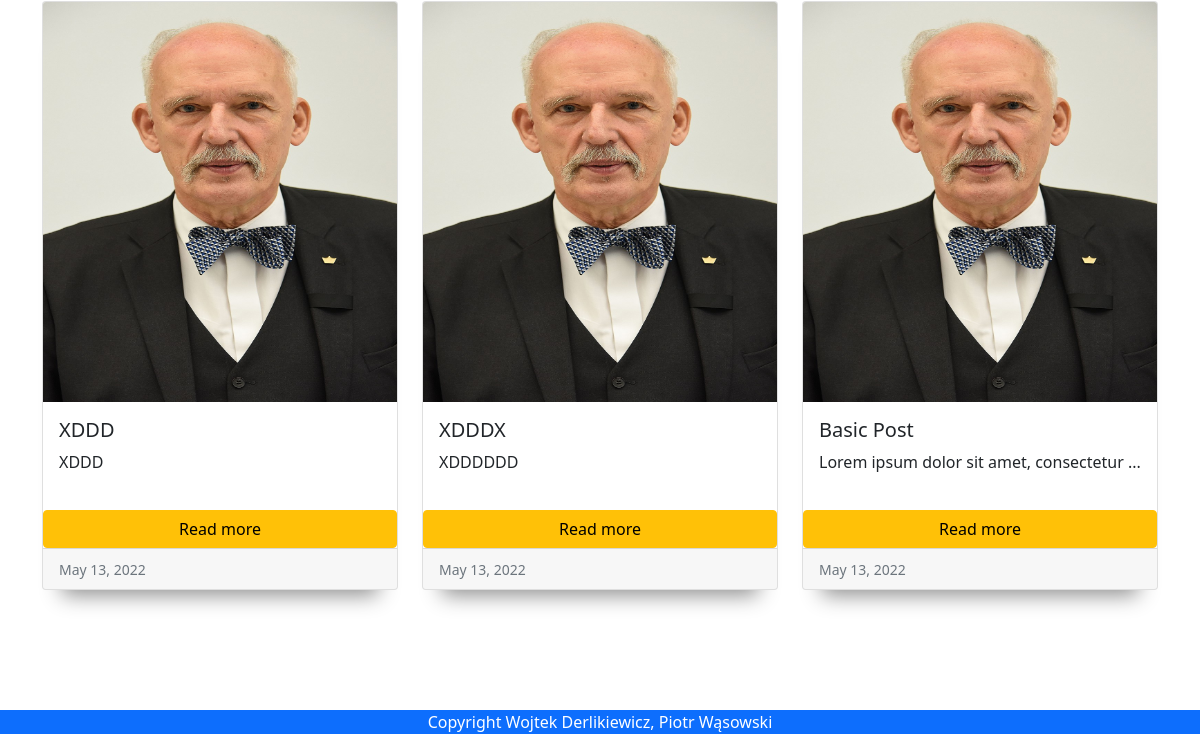
Page /home (lower part) on the earlier database version.
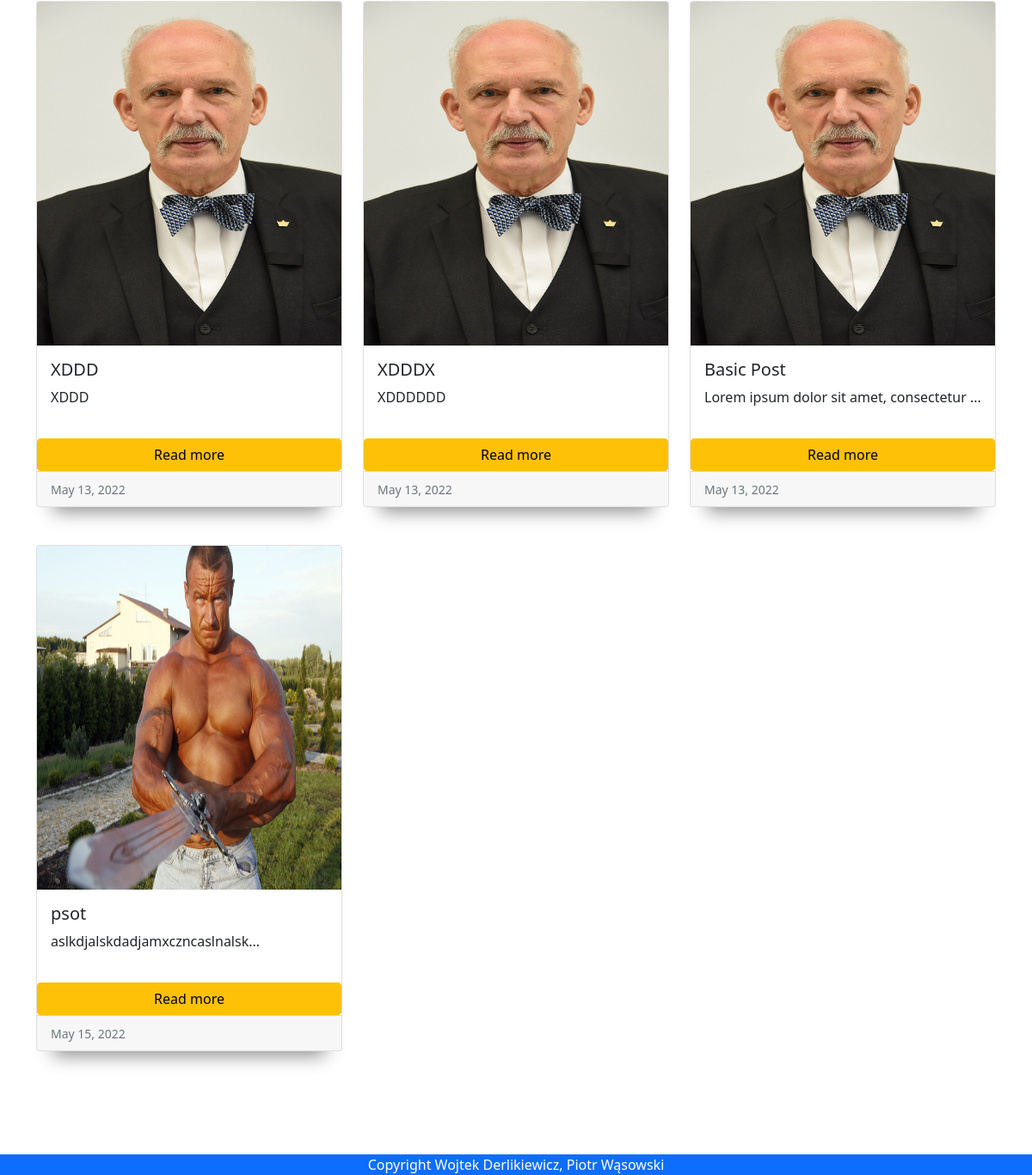
Same page on the later database version.
### app.py (models this page shows)
class Posts(db.Model, UserMixin):
    id = db.Column(db.Integer, primary_key = True)
    title = db.Column(db.String(20), nullable=False)
    author = db.Column(db.String(30), nullable=False)
    content = db.Column(db.Text, nullable=False)
    category = db.Column(db.String(80), nullable=False)
    image = db.Column(db.String(), nullable=False)
    date_posted = db.Column(db.DateTime, default=datetime.datetime.utcnow())

### app.py (the view)
@app.route('/home', methods=['GET', 'POST'])
def home():
    form = ViewForm(view="GRID") #GRID as default value
    view = form.view.data
    all_posts = Posts.query.all()
    return render_template('home.html', form=form, posts=all_posts, view=view)

### templates/home.html (shortened to what this page needs)
{% extends "base.html" %} {% block title %}Home{% endblock %} {% block content
%}
<br>
  {% if view == 'GRID'%}
  <div class="row row-cols-1 row-cols-md-3 g-4">
    {% for post in posts %}
    <div class="col">
      <div class="card h-100">
        <img src="/static/images/{{ post.image }}" class="card-img-top" alt="{{ post.title }}">
        <div class="card-body">
          <h5 class="card-title">{{ post.title }}</h5>
          <p class="card-text">
            {% if post.content|length >20 %}
            {{ post.content[:40] + "..."}}
            {% else %}
            {{ post.content}}
            {% endif %}
          </div>
            <a href="" type="button" class="btn btn-warning">Read more</a>
        <div class="card-footer">
          <small class="text-muted">{{ post.date_posted.strftime("%b %d, %Y") }}</small>
        </div>
      </div>
    </div>
    {% endfor %}
  </div>
  {% endif %}
 {% endblock %}

Differences in the rows shown:
added Posts: image (picture), title "psot", content "aslkdjalskdadjamxczncaslnalsk...", date_posted "May 15, 2022"
